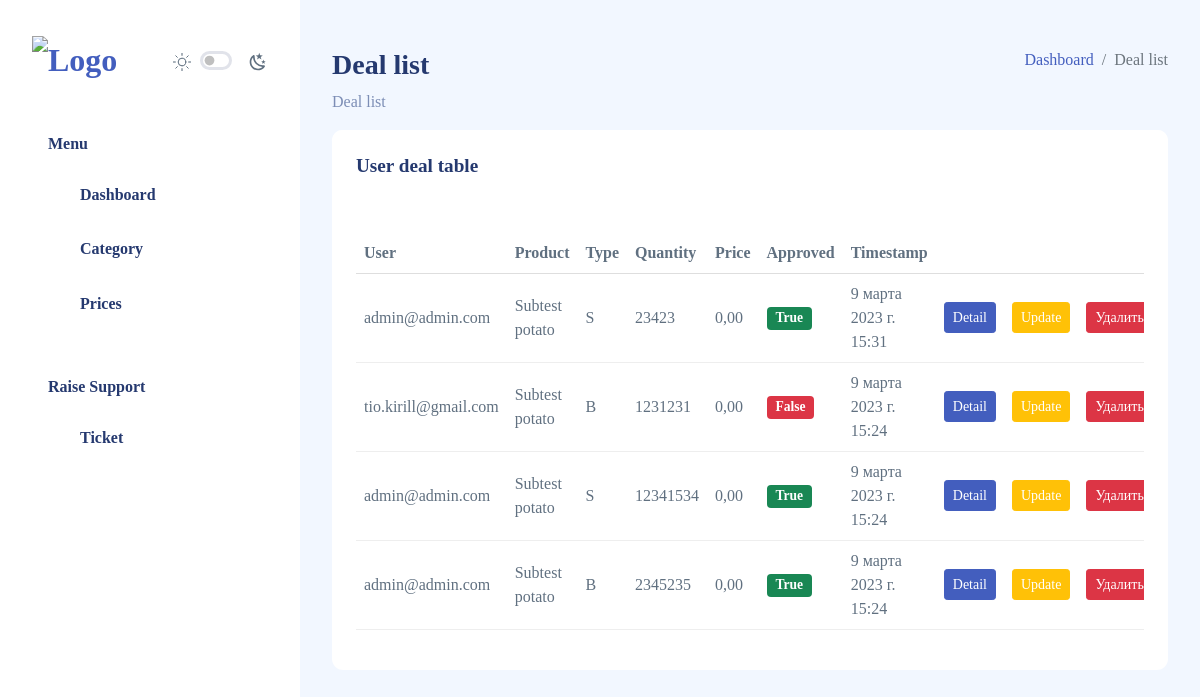
Before: /deal/list/ (signed in) with the older database file.
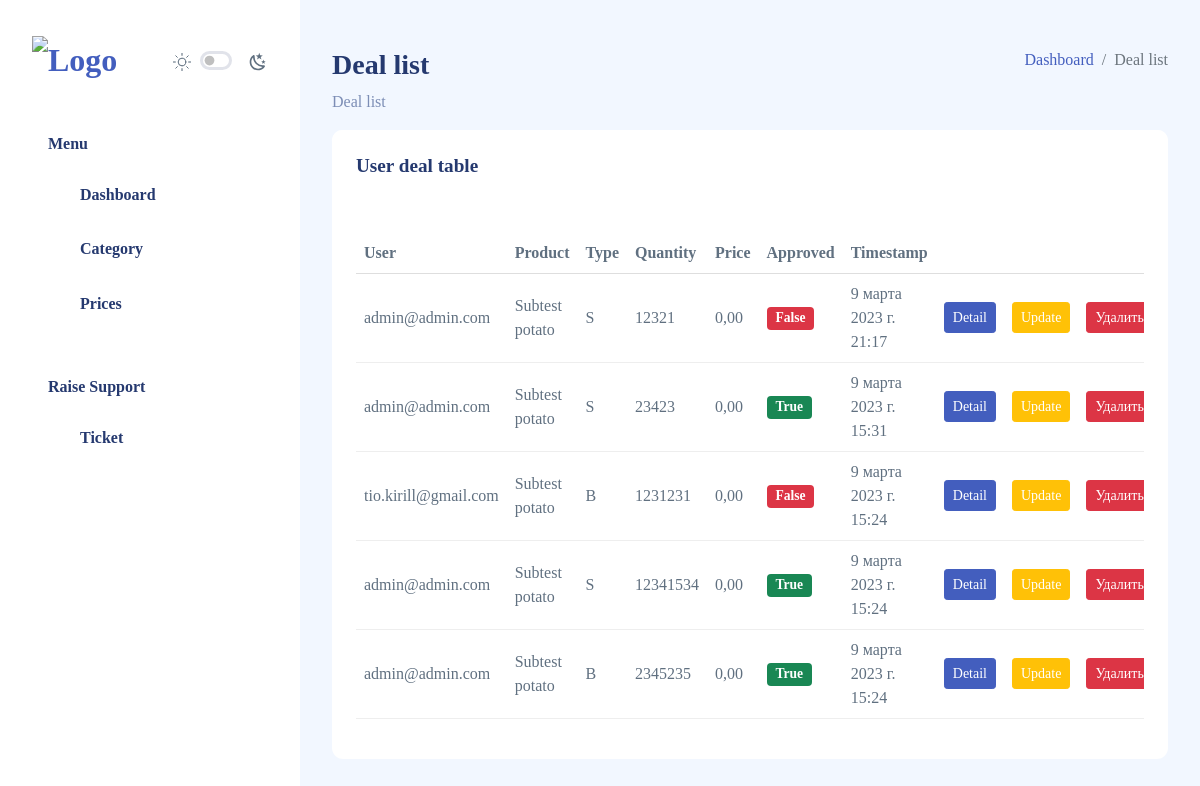
After: the same page with the newer database file.
### deals/models.py (models this page shows, shortened)
class Deal(models.Model):
    BUY = "B"
    SELL = "S"
    DEAL_TYPE_CHOICES = [
        (BUY, _("Buy")),
        (SELL, _("Sell")),
    ]
    id = models.UUIDField(
        _("Deal ID"), primary_key=True, default=uuid.uuid4, unique=True, editable=False
    )
    user = models.ForeignKey(User, verbose_name=_("User"), on_delete=models.CASCADE)
    product = models.ForeignKey(
        Product,
        on_delete=models.SET_NULL,
        blank=True,
        null=True,
        verbose_name=_("Product"),
    )
    quantity = models.PositiveIntegerField(_("Quantity"), default=0)
    type = models.CharField(_("Type"), max_length=1, choices=DEAL_TYPE_CHOICES)
    total_price = models.DecimalField(
        _("Total Price"), max_digits=10, decimal_places=2, default=0
    )
    approved = models.BooleanField(_("Approved"), default=False)
    timestamp = models.DateTimeField(_("Timestamp"), auto_now_add=True)
    class Meta:
        ordering = ["-timestamp"]
        verbose_name = _("Deal")
        verbose_name_plural = _("Deals")

### accounts/models.py (models this page shows)
class CustomUser(AbstractUser):
    id = models.UUIDField(
        _("User ID"), primary_key=True, default=uuid.uuid4, unique=True, editable=False
    )
    def __str__(self) -> str:
        return self.email

### catalogs/models.py (models this page shows, shortened)
class Product(models.Model):
    id = models.UUIDField(
        _("Product ID"), primary_key=True, default=uuid4, unique=True, editable=False
    )
    category = models.ForeignKey(
        ProductCategory, verbose_name=_("Category"), on_delete=models.CASCADE
    )
    name = models.CharField(_("Product"), max_length=50)
    class Meta:
        verbose_name = _("Product")
        verbose_name_plural = _("Products")
    def __str__(self) -> str:
        return f"{self.category.name} {self.name}"

class ProductCategory(MPTTModel):
    id = models.UUIDField(
        _("Category ID"), primary_key=True, default=uuid4, unique=True, editable=False
    )
    name = models.CharField(_("Category"), max_length=50)
    parent = TreeForeignKey(
        "self",
        verbose_name=_("SubCategory"),
        on_delete=models.CASCADE,
        related_name="parent_category",
        blank=True,
        null=True,
    )
    class Meta:
        verbose_name = _("Product Category")
        verbose_name_plural = _("Products Categorys")

### deals/views.py (the view)
# urls.py: path("list/", views.DealListView.as_view(), name="deal_list"),
class DealListView(LoginRequiredMixin, ListView):
    model = Deal
    template_name = "deal/deal_list.html"
    context_object_name = "deals"
    paginate_by = 10
    def get_queryset(self):
        queryset = super().get_queryset()
        if self.request.user.is_superuser:
            return queryset.all()
        else:
            return queryset.filter(user=self.request.user)

### templates/deal/deal_list.html
{% extends 'layouts/master.html' %}
{% load i18n %}
{% block content %}
<div class="page-heading">
    <div class="page-title">
        <div class="row">
            <div class="col-12 col-md-6 order-md-1 order-last">
                <h3>{% trans 'Deal list' %}</h3>
                <p class="text-subtitle text-muted">{% trans 'Deal list' %}</p>
            </div>
            <div class="col-12 col-md-6 order-md-2 order-first">
                <nav aria-label="breadcrumb" class="breadcrumb-header float-start float-lg-end">
                    <ol class="breadcrumb">
                        <li class="breadcrumb-item"><a href="{% url 'home' %}">{% trans 'Dashboard' %}</a></li>
                        <li class="breadcrumb-item active" aria-current="page">{% trans 'Deal list' %}</li>
                    </ol>
                </nav>
            </div>
        </div>
    </div>
    <section class="section">
        <div class="row" id="basic-table">
            <div class="col-12 col-md-12">
                <div class="card">
                    <div class="card-header">
                        <h4 class="card-title">{% trans 'User deal table' %}</h4>
                    </div>
                    <div class="card-content">
                        <div class="card-body">
                            <div class="table-responsive table-lg">
                                <table class="table">
                                    <thead>
                                        <tr>
                                            {% if request.user.is_superuser %}
                                            <th>{% trans 'User' %}</th>
                                            {% endif %}
                                            <th>{% trans 'Product' %}</th>
                                            <th>{% trans 'Type' %}</th>
                                            <th>{% trans 'Quantity' %}</th>
                                            <th>{% trans 'Price' %}</th>
                                            <th>{% trans 'Approved' %}</th>
                                            <th>{% trans 'Timestamp' %}</th>
                                            <th></th>
                                            <th></th>
                                            <th></th>
                                        </tr>
                                    </thead>
                                <tbody>
                                    {% for deal in deals %}
                                    <tr>
                                    {% if request.user.is_superuser %}
                                        <td class="col-2">
                                            <span>{{ deal.user }}</span>
                                        </td>
                                    {% endif %}
                                        <td class="col-2">
                                            <span class="mb-0">{{ deal.product }}</span>
                                        </td>
                                        <td class="col-auto">
                                            <span class="mb-0">{{ deal.type }}</span>
                                        </td>
                                        <td class="col-auto">
                                            <span class="mb-0">{{ deal.quantity }}</span>
                                        </td>
                                        <td class="col-auto">
                                            <span class="mb-0">{{ deal.total_price }}</span>
                                        </td>
                                        <td class="col-auto">
                                            {% if deal.approved is True %}
                                            <p class="mb-0"><span class="badge bg-success">{{ deal.approved }}</span></p>
                                            {% else %}
                                            <p class="mb-0"><span class="badge bg-danger">{{ deal.approved }}</span></p>
                                            {% endif %}
                                        </td>
                                        <td class="col-auto">
                                            <span class="mb-0">{{ deal.timestamp }}</span>
                                        </td>
                                        <td class="col-auto">
                                            <a href="{% url 'deal_detail' deal.id %}" class="btn btn-primary btn-sm">{% trans 'Detail' %}</a>
                                        </td>
                                        <td class="col-auto">
                                            <a href="{% url 'deal_update' deal.id %}" class="btn btn-warning btn-sm">{% trans 'Update' %}</a>
                                        </td>
                                        <td class="col-auto">
                                            <a href="{% url 'deal_delete' deal.id %}" class="btn btn-danger btn-sm">{% trans 'Delete' %}</a>
                                        </td>
                                     </tr>
                                        {% empty %}
                                    <tr>
                                        <td colspan="8" class="col-auto">
                                            <p class="mb-0 text-center">{% trans 'This user have not any deals yet!' %}</p>
                                        </td>
                                    </tr>
                                        {% endfor %}
                                </tbody>
                            </table>
                        </div>
                    </div>
                </div>
            </div>
        </div>
    </div>
</div>
{% endblock content %}

### templates/layouts/master.html (shortened to what this page needs)
{% load static %}
<!DOCTYPE html>
<html lang="en">
<head>
    <link rel="stylesheet" href="{% static 'assets/css/main/app.css' %}">
    <link rel="stylesheet" href="{% static 'assets/css/main/app-dark.css' %}">
    <link rel="stylesheet" href="{% static 'assets/css/shared/iconly.css' %}">
</head>
<body>
    <div id="app">
        <div id="sidebar" class="active">
            {% include "layouts/sidebar.html" %}
        </div>
        <div id="main">
            {% block content %}{% endblock %}
        </div>
    </div>
</body>
</html>

### templates/layouts/sidebar.html (shortened to what this page needs)
{% load static i18n %}
<div class="sidebar-wrapper active">
    <div class="sidebar-header position-relative">
        <div class="d-flex justify-content-between align-items-center">
            <div class="logo">
                <a href="{% url 'home' %}"><img src="{% static 'assets/images/logo/logo.svg' %}" alt="Logo" srcset=""></a>
            </div>
            <div class="theme-toggle d-flex gap-2  align-items-center mt-2">
                <div class="form-check form-switch fs-6">
                    <input class="form-check-input  me-0" type="checkbox" id="toggle-dark" style="cursor: pointer">
                </div>
            </div>
        </div>
    </div>
     <div class="sidebar-menu">
        <ul class="menu">
            <li class="sidebar-title">{% trans 'Menu' %}</li>
            <li class="sidebar-item">
                <a href="{% url 'home' %}" class='sidebar-link'>
                    <i class="bi bi-grid-fill"></i>
                    <span>{% trans 'Dashboard' %}</span>
                </a>
            </li>
            <li class="sidebar-item">
                <a href="{% url 'category_list' %}" class="sidebar-link">
                    <i class="bi bi-stack"></i>
                    <span>{% trans 'Category' %}</span>
                </a>
            </li>
            <li class="sidebar-item">
                <a href="{% url 'product_price_list' %}" class="sidebar-link">
                    <i class="bi bi-grid-1x2-fill"></i>
                    <span>{% trans 'Prices' %}</span>
                </a>
            </li>
            <div class="py-sm-4 mt-sm-auto ms-auto ms-sm-0 flex-shrink-1">
                <li class="sidebar-title">{% trans 'Raise Support' %}</li>
                    <li class="sidebar-item">
                        <a href="{% url 'ticket_list' %}" class="sidebar-link">
                            <i class="bi bi-life-preserver"></i>
                            <span>{% trans 'Ticket' %}</span>
                        </a>
                    </li>
            </div>
        </ul>
    </div>
</div>

Changed rows visible on the page:
added Deal: user "admin@admin.com", product "Subtest potato", type "S", quantity "12321", total_price "0,00", approved "False", timestamp "9 марта 2023 г. 21:17"
